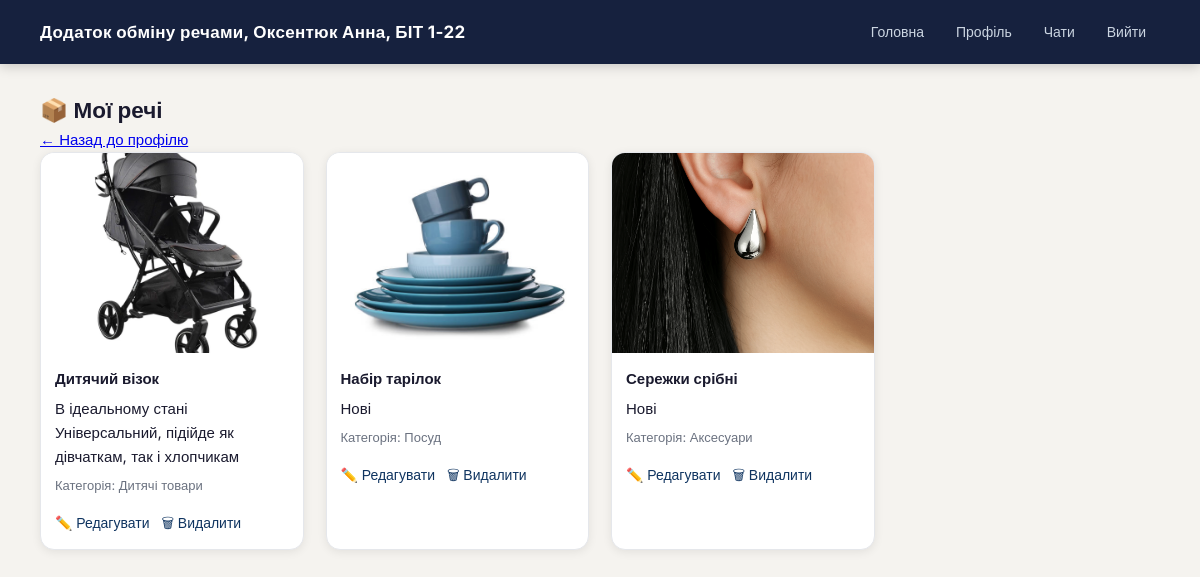
Screenshot of /my-items/ (signed in) with the database file from the repository.
### main/models.py (models this page shows, shortened)
class Item(models.Model):
    title = models.CharField(max_length=100)          # назва речі
    description = models.TextField()                  # опис
    image = models.ImageField(upload_to='items/', blank=True, null=True)  # фото
    category = models.ForeignKey(Category, on_delete=models.SET_NULL, null=True)
    owner = models.ForeignKey(User, on_delete=models.CASCADE)
    available = models.BooleanField(default=True)     # чи доступна річ

class Category(models.Model):
    name = models.CharField(max_length=50)  # назва категорії

### main/views.py (the view)
# urls.py: path('my-items/', views.my_items, name='my_items'),
@login_required
def my_items(request):
    items = Item.objects.filter(owner=request.user)
    return render(request, 'main/my_items.html', {'items': items})

### main/templates/main/my_items.html (shortened to what this page needs)
{% extends 'main/base.html' %}
{% block content %}
<h2>📦 Мої речі</h2>
<a href="{% url 'profile' %}">← Назад до профілю</a>
<div class="items">
    {% for item in items %}
        <div class="item">
            {% if item.image %}
                <img src="{{ item.image.url }}">
            {% endif %}
            <div class="item-content">
                <h3>{{ item.title }}</h3>
                <p>{{ item.description }}</p>
                <p class="muted">Категорія: {{ item.category.name }}</p>
                <div class="item-actions">
                    <a href="{% url 'edit_item' item.id %}">✏️ Редагувати</a>
                    <a href="{% url 'delete_item' item.id %}"
                       onclick="return confirm('Видалити річ?')">
                        🗑 Видалити
                    </a>
                </div>
            </div>
        </div>
    {% empty %}
        <p>У вас ще немає речей.</p>
    {% endfor %}
</div>
{% endblock %}

### main/static/css/style.css (style rules this page uses)
:root { --bg: #F5F3EF; --dark: #1A1A2E; --navbar-bg: #16213E; --accent: #E94560; --accent-hover: #c73652; --secondary: #0F3460; --text: #1A1A2E; --text-muted: #6B7280; --card: #FFFFFF; --border: #E5E7EB; --shadow: rgba(0, 0, 0, 0.08); }
* { box-sizing: border-box; margin: 0; padding: 0; }
body { font-family: 'Inter', Arial, sans-serif; background-color: var(--bg); color: var(--text); line-height: 1.6; font-size: 15px; }
.items { display: grid; grid-template-columns: repeat(auto-fill, minmax(230px, 1fr)); gap: 22px; }
.item { background: var(--card); border-radius: 14px; overflow: hidden; box-shadow: 0 2px 10px var(--shadow); border: 1px solid var(--border); display: flex; flex-direction: column; transition: all 0.25s; }
.item a { text-decoration: none; color: inherit; }
.item img { width: 100%; height: 200px; object-fit: cover; }
.item-content { padding: 14px; display: flex; flex-direction: column; gap: 6px; }
.item-content h3 { font-size: 15px; font-weight: 600; }
.muted { color: var(--text-muted); font-size: 13px; }
.item-actions { margin-top: 10px; display: flex; gap: 12px; }
.item-actions a { font-size: 14px; text-decoration: none; color: var(--secondary); font-weight: 500; transition: color 0.2s; }

### rows the page displays
Item: image (picture), title "Дитячий візок", description "В ідеальному стані Універсальний, підійде як дівчаткам, так і хлопчикам", category.name "Дитячі товари"
Item: image (picture), title "Набір тарілок", description "Нові", category.name "Посуд"
Item: image (picture), title "Сережки срібні", description "Нові", category.name "Аксесуари"
